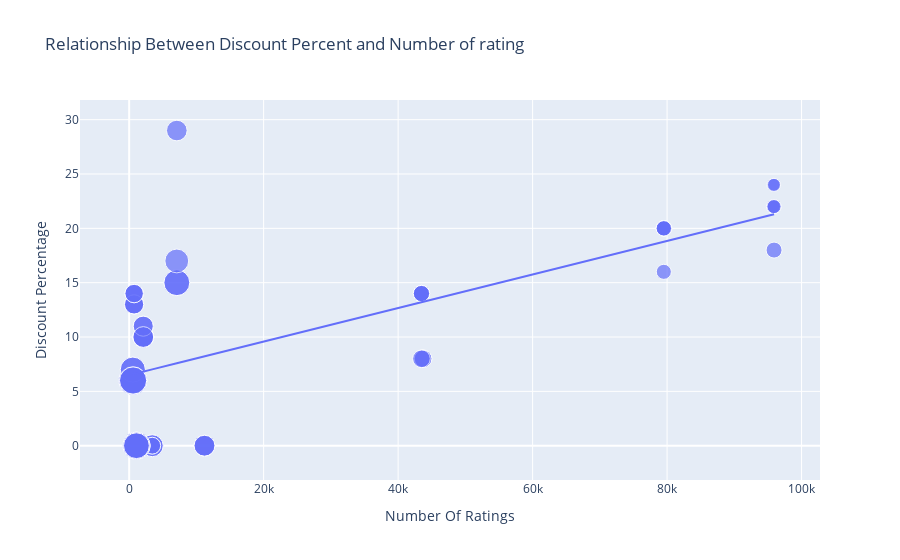

The notebook cell this image was saved under:
### Code cell
figure = px.scatter(data_frame = data, x = "Number Of Ratings",
                    y = "Discount Percentage", size = "Sale Price", trendline ='ols', 
                    title = "Relationship Between Discount Percent and Number of rating")
figure.show()

### Figure 1 — Plotly figure (JSON) as saved in the notebook; plotly's stock layout.template omitted (floating-point values rounded to 4 significant figures)
{"data": [{"hovertemplate": "Number Of Ratings=%{x}<br>Discount Percentage=%{y}<br>Sale Price=%{marker.size}<extra></extra>", "legendgroup": "", "marker": {"color": "#636efa", "size": [49900, 84900, 84900, 77000, 77000, 49900, 49900, 77000, 89900, 41999, 39999, 41999, 41999, 41999, 131900, 117100, 131900, 117100, 74999, 117900, 117100, 117900, 99900, 44999, 140900, 130900, 64900, 120900, 59900, 75900, 110900, 130900, 120900, 64900, 64900, 75900, 75900, 120900, 59900, 120900, 75900, 140900, 70900, 70900, 75900, 59900, 110900, 120900, 130900, 130900, 54999, 54999, 29999, 34999, 34999, 34999, 54999, 29999, 46999, 46999, 46999, 46999], "sizemode": "area", "sizeref": 352.2, "symbol": "circle"}, "mode": "markers", "name": "", "orientation": "v", "showlegend": false, "type": "scatter", "x": [3431, 3431, 3431, 11202, 11202, 3431, 3431, 11202, 1454, 79512, 79512, 79582, 79512, 79512, 1078, 1078, 1078, 1078, 7088, 7088, 1078, 7088, 7081, 95909, 542, 580, 740, 545, 740, 2101, 545, 580, 580, 730, 730, 2101, 2101, 580, 740, 580, 2092, 545, 2101, 2092, 2101, 740, 545, 580, 580, 580, 43707, 43707, 95807, 95909, 95807, 95909, 43470, 95909, 43470, 43470, 43470, 43470], "xaxis": "x", "y": [0, 0, 0, 0, 0, 0, 0, 0, 0, 20, 16, 20, 20, 20, 0, 0, 0, 0, 29, 15, 0, 15, 17, 18, 6, 6, 13, 6, 14, 10, 7, 6, 6, 13, 13, 10, 10, 6, 14, 6, 10, 6, 11, 11, 10, 14, 7, 6, 6, 6, 8, 8, 24, 22, 22, 22, 8, 24, 14, 14, 14, 14], "yaxis": "y"}, {"hovertemplate": "<b>OLS trendline</b><br>Discount Percentage = 0.000154292 * Number Of Ratings + 6.49233<br>R<sup>2</sup>=0.468988<br><br>Number Of Ratings=%{x}<br>Discount Percentage=%{y} <b>(trend)</b><extra></extra>", "legendgroup": "", "marker": {"color": "#636efa", "symbol": "circle"}, "mode": "lines", "name": "", "showlegend": false, "type": "scatter", "x": [542, 545, 545, 545, 545, 580, 580, 580, 580, 580, 580, 580, 580, 730, 730, 740, 740, 740, 740, 1078, 1078, 1078, 1078, 1078, 1454, 2092, 2092, 2101, 2101, 2101, 2101, 2101, 3431, 3431, 3431, 3431, 3431, 7081, 7088, 7088, 7088, 11202, 11202, 11202, 43470, 43470, 43470, 43470, 43470, 43707, 43707, 79512, 79512, 79512, 79512, 79582, 95807, 95807, 95909, 95909, 95909, 95909], "xaxis": "x", "y": [6.576, 6.576, 6.576, 6.576, 6.576, 6.582, 6.582, 6.582, 6.582, 6.582, 6.582, 6.582, 6.582, 6.605, 6.605, 6.607, 6.607, 6.607, 6.607, 6.659, 6.659, 6.659, 6.659, 6.659, 6.717, 6.815, 6.815, 6.816, 6.816, 6.816, 6.816, 6.816, 7.022, 7.022, 7.022, 7.022, 7.022, 7.585, 7.586, 7.586, 7.586, 8.221, 8.221, 8.221, 13.2, 13.2, 13.2, 13.2, 13.2, 13.24, 13.24, 18.76, 18.76, 18.76, 18.76, 18.77, 21.27, 21.27, 21.29, 21.29, 21.29, 21.29], "yaxis": "y"}], "layout": {"autosize": true, "legend": {"itemsizing": "constant", "tracegroupgap": 0}, "title": {"text": "Relationship Between Discount Percent and Number of rating"}, "xaxis": {"anchor": "y", "autorange": true, "domain": [0, 1], "range": [-6713.0, 102400.0], "title": {"text": "Number Of Ratings"}, "type": "linear"}, "yaxis": {"anchor": "x", "autorange": true, "domain": [0, 1], "range": [-5.213, 33.41], "title": {"text": "Discount Percentage"}, "type": "linear"}}}
